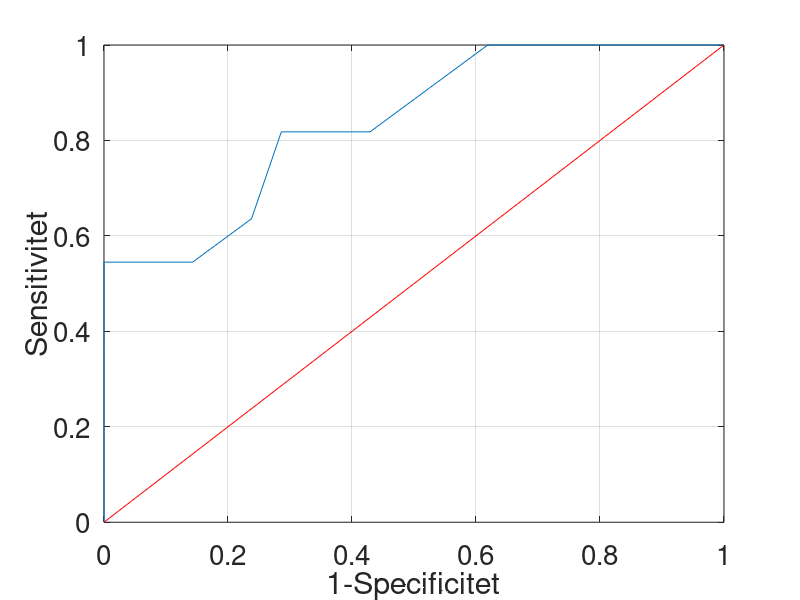

The MATLAB source for this figure:


XL = [0, 0, 0.045, 0.045, 0.045, 0.182, 0.273, 0.364, 0.455, 0.591, 0.636, 0.909, 1]
YL = [0, 0.1, 0.2, 0.3, 0.5, 0.5, 0.6, 0.7, 0.8, 0.8 , 1, 1, 1]
DiaX = [0 1];
DiaY = [0 1];

X = [0, 0, 0, 0, 0, 0.143, 0.238, 0.286, 0.429, 0.524, 0.619, 0.905, 1]
Y = [0, 0.091, 0.273, 0.364, 0.545, 0.545, 0.636, 0.818, 0.818, 0.909 , 1, 1, 1]


figure
plot(X,Y)
hold on 
line(DiaX, DiaY, 'Color','red')
xlim([0 1])
grid on
set(gca,'fontsize',20)
ylabel('Sensitivitet')
xlabel('1-Specificitet')
